Frame 1 (no input): blank canvas, image omitted
Frame 60 (the mouse pressed at the canvas centre just before this capture): blank canvas, image omitted
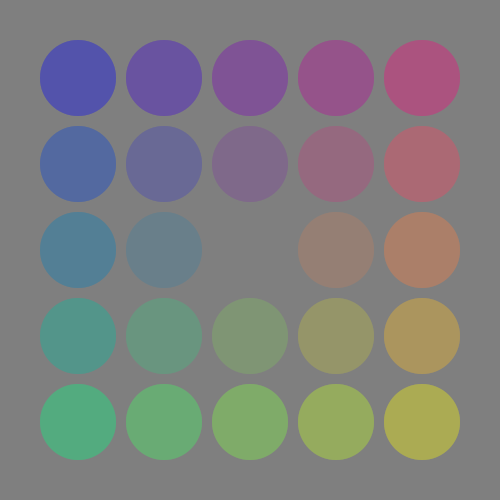
Frame 120 (the mouse held since frame 60 and released just before this capture)

The Processing sketch whose frames 1 and 60 were blank and that drew this single picture after the mouse press (run headless with seeded random() and noise(); from frame 60 on, the mouse is pressed at the canvas centre):

// Processing sketch: w3_01
// ── w3_01.pde
/*
 * Creative Coding
 * Week 3, 01 - using map() to map mouse co-ordinates to background colour 
 * by Indae Hwang
 * Copyright (c) 2014 Monash University
 *
 * This program allows you to change the background color.
 * Press and hold 'left mouse button' to change color.
 * 
 */

  
float gray = 255;
float alpha = 255;
  
void setup() {
  size(500, 500);
  
  ellipseMode(CENTER);
  rectMode(CORNER); //<>//
}


void draw() {
  float r, g, b;
  r = g = b = 0;
  
  float margin = 40;
  float gutter = 10;
  float num = 5;
  float cellSize = (width - (margin * 2) - gutter * (num - 1)) / num;
  for (int i = 0; i < num; i++) {
    for (int j = 0; j < num; j++) {
      
      float x_pos = margin + cellSize / 2 + (cellSize + gutter) * i;
      float y_pos = margin + cellSize / 2 + (cellSize + gutter) * j;
      
      r = map(x_pos, 0, width, 0, 255);
      g = map(y_pos, 0, height, 0, 255);
      b = map(x_pos + y_pos, 0, width+height, 255, 0);
      noStroke();
      fill(r, g, b);
      ellipse(x_pos, y_pos, cellSize, cellSize);
    }
  }
  
  if (mousePressed) {
    gray = map(mouseX, 0, width, 0, 255);
    alpha = map(mouseY, 0, height, 0, 255);
  }
  fill(gray, alpha);
  rect(0, 0, width, height);
}
